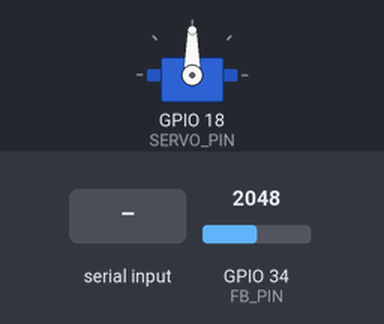
A sketch run on a simulated ESP32. Shown: servo. Inputs (shaded band) come from the test bench; at power-on: GPIO 34 (FB_PIN) = 2048 (analog values on the 0–4095 scale). EEPROM starts erased; what the sketch prints to the serial monitor is not drawn.

Above: at 2.7 s.
2.8 s: "s\n" received over Serial
Timing chart, 0 to 7.1 s (numbered marks = the images above; inputs shaded):
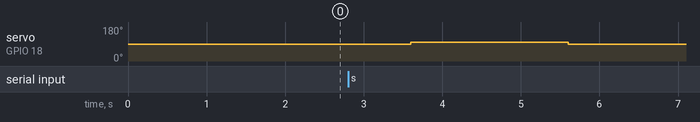

The sketch:

td8120_test.ino
```cpp
/*
  HỆ THỐNG ĐO PHẢN HỒI BƯỚC ĐỂ XÁC ĐỊNH THÔNG SỐ SERVO (THỜI HẰNG, VÙNG CHẾT, ĐỘ RƠ)
  - Đạt tần số ghi mẫu >= 100Hz (10ms một mẫu) trong vòng 2 giây.
  - Hỗ trợ đổi cấu hình linh hoạt cho 3 dòng Servo: TD8120MG, RDS3120MG, MG995.
*/

#include <ESP32Servo.h>
#include <Preferences.h>

// ================== CẤU HÌNH LOẠI SERVO ĐANG TEST ==================
// Bạn hãy comment/uncomment dòng này để chọn loại Servo tương ứng
#define SERVO_TYPE_TD8120
// #define SERVO_TYPE_RDS3120
// #define SERVO_TYPE_MG995

// ================== CẤU HÌNH PHẦN CỨNG & KIỂM THỬ ==================
const int SERVO_PIN = 18;
const int FB_PIN    = 34;

// Tỷ số chia áp (Nếu đấu thẳng = 1.0, mạch cầu phân áp 47k+47k = 2.0)
#if defined(SERVO_TYPE_RDS3120) || defined(SERVO_TYPE_MG995)
  const float FB_DIVIDER_RATIO = 2.0f;
  const char* PREFS_NAMESPACE  = (defined(SERVO_TYPE_RDS3120)) ? "rds3120" : "mg995";
#else
  const float FB_DIVIDER_RATIO = 1.0f; // TD8120 mặc định đọc thẳng qua ADC chân ESP
  const char* PREFS_NAMESPACE  = "td8120";
#endif

// Thông số lấy mẫu tốc độ cao
const unsigned long SAMPLE_INTERVAL_MS = 10; // 10ms = 100Hz (Thoả mãn cấu hình >= 100Hz)
const int SAMPLES_FAST = 4; // Giảm số mẫu lấy trung bình xuống để tránh block tiến trình 100Hz

// Thông số hiệu chỉnh mặc định (Sẽ nạp lại từ Flash nếu có)
int pulseMin = 500;
int pulseMax = 2500;
int adc0     = 1000;
int adcMid   = 2000;
int adcMax   = 3000;
bool calibrated = false;

// Biến toàn cục điều khiển kiểm thử
Servo servo;
Preferences prefs;
float currentCmdAngle = 90.0f;

// Trạng thái bài test tự động
bool isTesting = false;
unsigned long testStartTime = 0;
float testStepTarget = 90.0f;

// ================== CÁC HÀM NỘI SUY GÓC PHẢN HỒI ==================
float readWiperVoltage() {
  float sum = 0;
  for (int i = 0; i < SAMPLES_FAST; i++) {
    sum += (float)analogReadMilliVolts(FB_PIN);
  }
  return (sum / SAMPLES_FAST) * FB_DIVIDER_RATIO;
}

float mvToAngle(float mv) {
  if (adcMax == adc0) return 0.0f;
  const bool isReverse = (adcMax < adc0);
  const bool inFirstHalf = isReverse ? (mv >= adcMid) : (mv <= adcMid);

  float a;
  if (inFirstHalf) {
    if (adcMid == adc0) return 0.0f;
    a = (mv - adc0) * 90.0f / (adcMid - adc0);
  } else {
    if (adcMax == adcMid) return 90.0f;
    a = 90.0f + (mv - adcMid) * 90.0f / (adcMax - adcMid);
  }
  return constrain(a, 0.0f, 180.0f);
}

int angleToUs(float a) {
  a = constrain(a, 0.0f, 180.0f);
  return pulseMin + (long)((pulseMax - pulseMin) * a / 180.0f);
}

void moveTo(float a) {
  currentCmdAngle = constrain(a, 0.0f, 180.0f);
  servo.writeMicroseconds(angleToUs(currentCmdAngle));
}

// Tải thông số hiệu chuẩn tương ứng từ bộ nhớ Flash đã lưu trước đó
void loadCalibration() {
  if (!prefs.begin(PREFS_NAMESPACE, true)) {
    calibrated = false;
    return;
  }
  pulseMin = prefs.getInt("pMin", pulseMin);
  pulseMax = prefs.getInt("pMax", pulseMax);
  adc0     = prefs.getInt("a0", adc0);
  adcMid   = prefs.getInt("aMid", adcMid);

  if (prefs.isKey("aMax")) {
    adcMax = prefs.getInt("aMax", adcMax);
  } else if (prefs.isKey("a180")) {
    adcMax = prefs.getInt("a180", adcMax);
  }

  calibrated = true;
  prefs.end();
}

// ================== KHỞI TẠO HỆ THỐNG ==================
void setup() {
  Serial.begin(115200);
  delay(500);

  analogReadResolution(12);
  analogSetPinAttenuation(FB_PIN, ADC_11db);

  loadCalibration();

  ESP32PWM::allocateTimer(0);
  servo.setPeriodHertz(50);
  servo.attach(SERVO_PIN, 400, 2600);

  // Đưa servo về điểm chính giữa ổn định trước khi test
  moveTo(90.0f);
  delay(1000);

  Serial.println("\n=============================================");
  Serial.printf("HỆ THỐNG THU THẬP PHẢN HỒI BƯỚC: %s\n", PREFS_NAMESPACE);
  Serial.printf("Trạng thái Calib: %s (adc0:%d, adcMid:%d, adcMax:%d)\n",
                calibrated ? "OK" : "CHƯA CALIB (Dùng mặc định)", adc0, adcMid, adcMax);
  Serial.println("👉 Gõ 's' để bắt đầu kích hoạt bước nhảy thử nghiệm (Step Response)");
  Serial.println("=============================================");
}

// ================== VÒNG LẶP CHÍNH ==================
void loop() {
  // 1. Kiểm tra lệnh từ máy tính qua Serial Monitor
  if (Serial.available()) {
    String input = Serial.readStringUntil('\n');
    input.trim();
    if (input.equalsIgnoreCase("s")) {
      if (!isTesting) {
        // Thiết lập bước nhảy: Nhảy góc 0.2 rad (~11.5 độ) từ 90 độ lên 101.5 độ
        testStepTarget = 90.0f + 11.46f;

        // Đưa về vị trí gốc ban đầu trước
        moveTo(90.0f);
        delay(800);

        // Bắt đầu ghi dữ liệu tần số cao
        Serial.println("START_DATA"); // Ký hiệu bắt đầu khối dữ liệu để script Python nhận diện
        isTesting = true;
        testStartTime = millis();

        // Ra lệnh nhảy bước lập tức
        moveTo(testStepTarget);
      }
    }
  }

  // 2. Thu thập dữ liệu thời gian thực nếu đang trong phiên Test
  static unsigned long lastSampleTime = 0;
  if (isTesting) {
    unsigned long currentMillis = millis();
    unsigned long elapsed = currentMillis - testStartTime;

    if (currentMillis - lastSampleTime >= SAMPLE_INTERVAL_MS) {
      lastSampleTime = currentMillis;

      // Đọc điện áp cảm biến hiện tại và quy đổi sang độ thực tế
      float wiperMv = readWiperVoltage();
      float currentFbAngle = mvToAngle(wiperMv);

      // Quy đổi từ độ sang Radian để khớp hoàn toàn với cấu hình config.py trong simulator
      float cmdRad = currentCmdAngle * 0.0174532925f;
      float fbRad  = currentFbAngle * 0.0174532925f;

      // Xuất dữ liệu định dạng CSV gọn gàng: Thời gian(ms), Góc Lệnh(rad), Góc Thực Tế(rad)
      Serial.printf("%lu,%.4f,%.4f\n", elapsed, cmdRad, fbRad);
    }

    // Kết thúc bài test sau đúng 2000ms (2 giây) theo quy chuẩn checklist
    if (elapsed >= 2000) {
      isTesting = false;
      Serial.println("END_DATA");
      moveTo(90.0f); // Đưa servo về lại vị trí an toàn
      Serial.println(">> Đã hoàn thành 1 phiên ghi dữ liệu 2 giây. Hãy lưu lại kết quả.");
    }
  }
}
```

Measured:
- after the input at 2.8 s, servo on GPIO 18 (SERVO_PIN): 90° → 100° after 0.80 s, → 90° 2.0 s later
